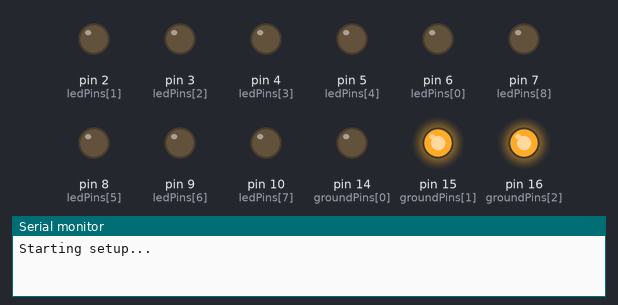
Bench run of a program on a simulated Arduino Uno, built with avr-gcc and run on an emulated ATmega328P. On the bench: output pins drawn as LEDs (lit = HIGH), the last lines printed to the serial monitor.

Above: at 0.01 s.
At 0.71 s:
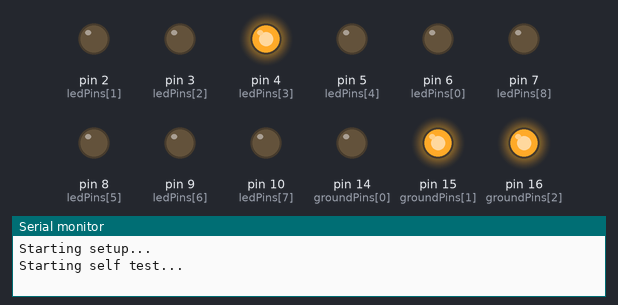
At 1.51 s:
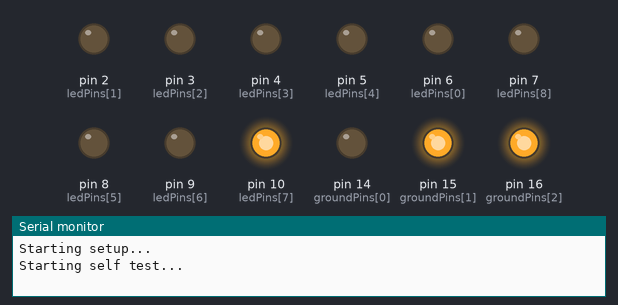
At 2.91 s:
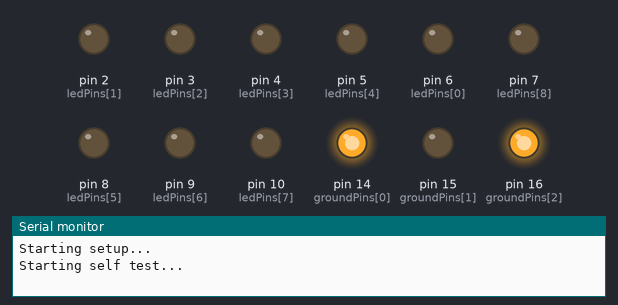
At 4.31 s:
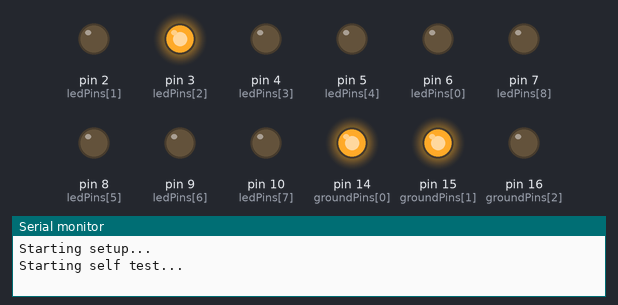
At 5.8 s:
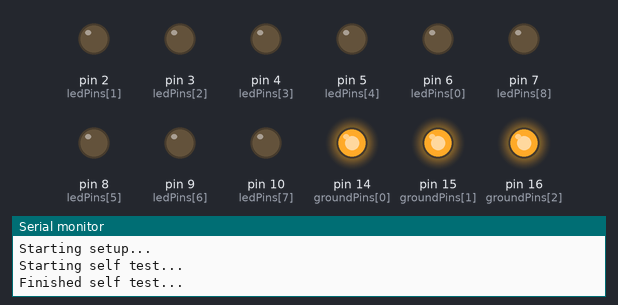
Timing chart, 0 to 7.3 s (numbered marks = the images above):
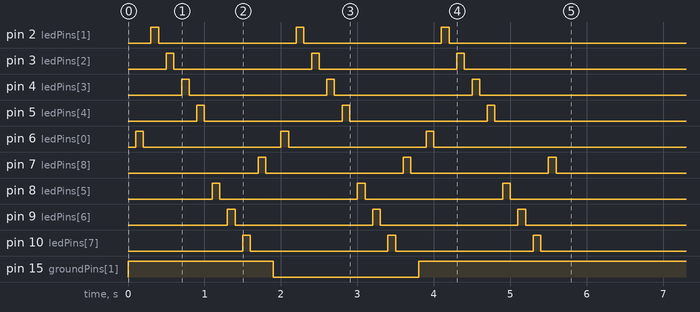

The program:

main.cpp
```cpp
#include <Arduino.h>

const uint8_t groundPins[] = {14, 15, 16}; // Define an array of ground pins
const uint8_t numGrounds = sizeof(groundPins) / sizeof(groundPins[0]); // Calculate the number of ground pins
const uint8_t ledPins[] = {6, 2, 3, 4, 5, 8, 9, 10, 7}; // Define an array of LED pins
const uint8_t numLeds = sizeof(ledPins) / sizeof(ledPins[0]); // Calculate the number of LED pins
const uint8_t dt = 100;

void SelfTest(int delayTime); // Function prototype for the SelfTest function
void Rotate(int delayTime); // Function prototype for the Rotate function

void setup()
{
  Serial.begin(9600); // Initialize serial communication at 9600 baud rate
  while (!Serial) // Wait for the serial port to connect
  {
  }

  Serial.println("Starting setup..."); // Print a message to the serial monitor

  for (uint8_t i = 0; i < numGrounds; i++) // Loop through all ground pins
  {
    pinMode(groundPins[i], 0x1); // Set each ground pin as an output
    digitalWrite(groundPins[i], 0x1); // Set each ground pin to HIGH
  }

  for (uint8_t i = 0; i < numLeds; i++) // Loop through all LED pins
    pinMode(ledPins[i], 0x1); // Set each LED pin as an output

  SelfTest(100); // Call the SelfTest function with a delay time of 100 milliseconds
}

void loop()
{
  // Rotate(5);// Placeholder for the Rotate function, currently commented out
}

void SelfTest(int delayTime)
{
  Serial.println("Starting self test..."); // Print a message to the serial monitor
  for (uint8_t i = 0; i < numGrounds; i++) // Loop through all ground pins
  {
    digitalWrite(groundPins[i], 0x0); // Set each ground pin to LOW
    delay(delayTime); // Wait for the specified delay time

    for (uint8_t i = 0; i < numLeds; i++) // Loop through all LED pins
    {
      digitalWrite(ledPins[i], 0x1); // Turn on each LED
      delay(delayTime); // Wait for the specified delay time
      digitalWrite(ledPins[i], 0x0); // Turn off each LED
      delay(delayTime); // Wait for the specified delay time
    }

    digitalWrite(groundPins[i], 0x1); // Set each ground pin to HIGH
  }
  Serial.println("Finished self test..."); // Print a message to the serial monitor
  delay(delayTime); // Wait for the specified delay time
}

void Rotate(int delayTime)
{
  for (uint8_t l = 1; l <= numLeds; l++) // Loop through all LED pins
  {
    for (uint8_t i = 0; i < numGrounds; i++) // Loop through all ground pins
    {
      digitalWrite(groundPins[i], 0x0); // Set each ground pin to LOW
      digitalWrite(ledPins[0], 0x1); // Turn on the first LED
      delay(delayTime); // Wait for the specified delay time
      digitalWrite(ledPins[0], 0x0); // Turn off the first LED
      digitalWrite(groundPins[i], 0x1); // Set each ground pin to HIGH
    }

    for (uint8_t g = 0; g < numGrounds; g++) // Loop through all ground pins
    {
      digitalWrite(groundPins[g], 0x0); // Set each ground pin to LOW
      digitalWrite(ledPins[l], 0x1); // Turn on the current LED
      delay(delayTime); // Wait for the specified delay time
      digitalWrite(ledPins[l], 0x0); // Turn off the current LED
      digitalWrite(groundPins[g], 0x1); // Set each ground pin to HIGH
    }
  }
}
```
